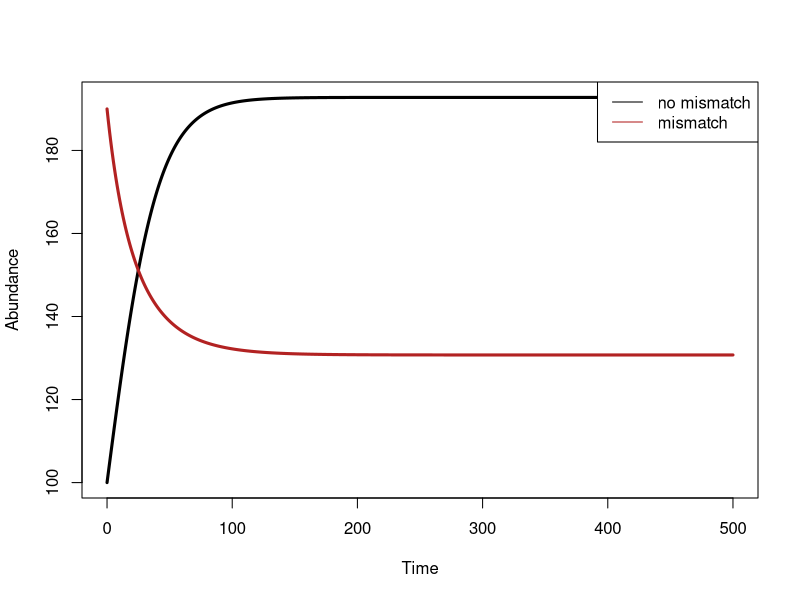
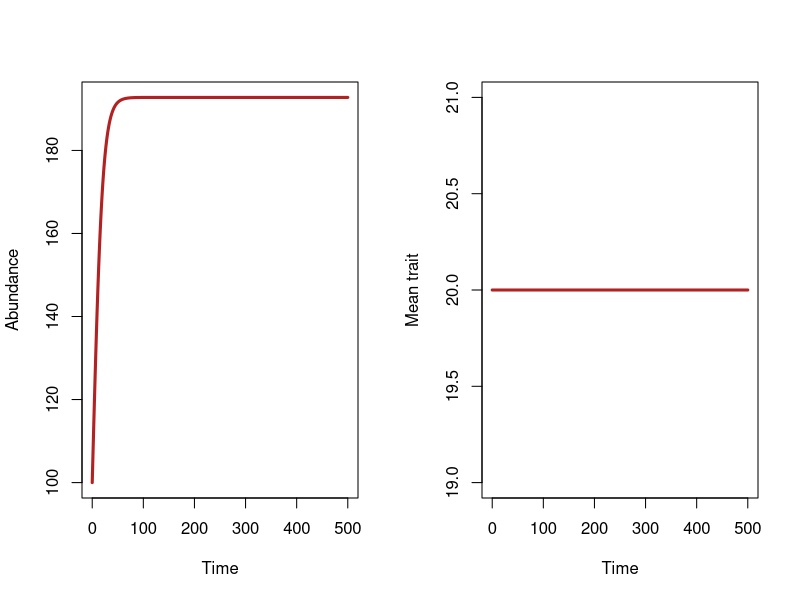
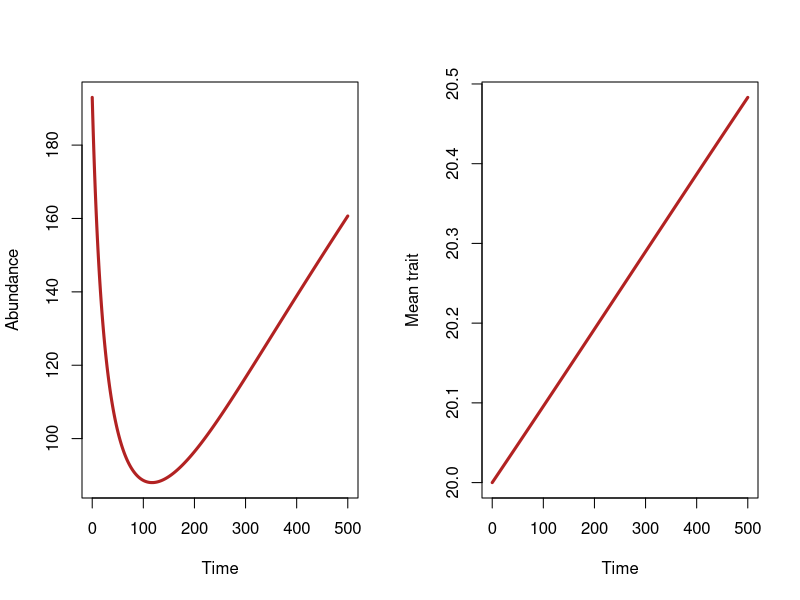
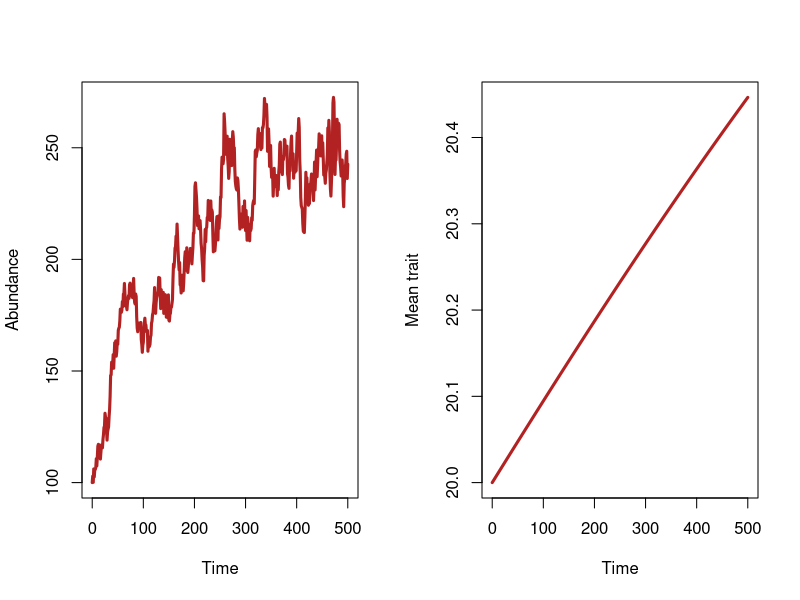
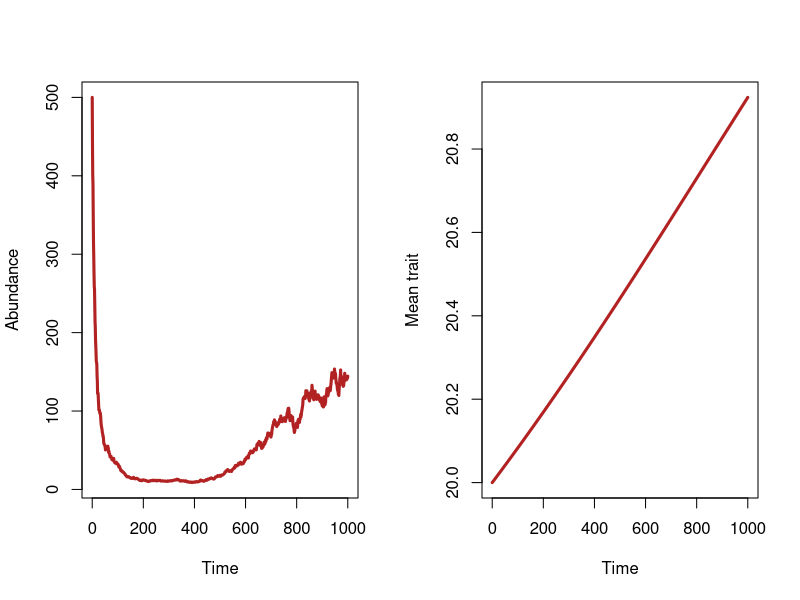
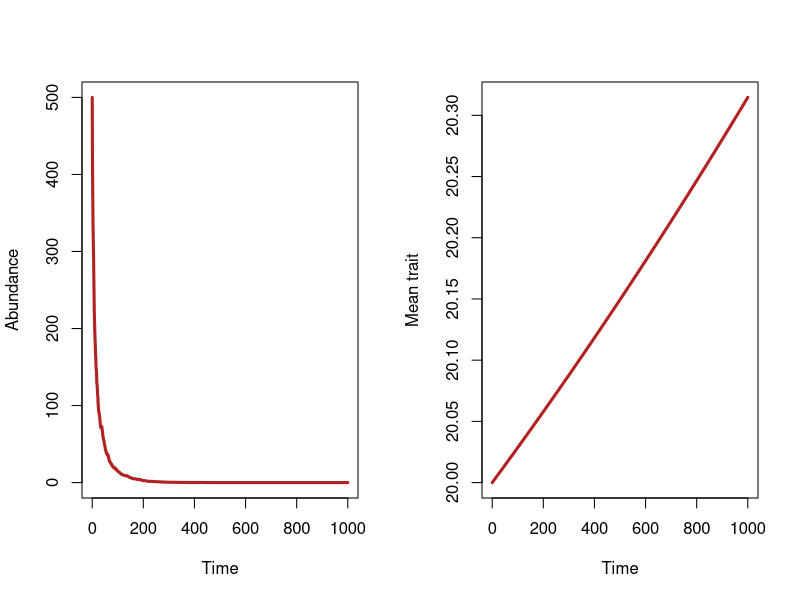

These charts were generated, in order, by the following R code:
rm(list=ls())

#R script for modelling simple eco-evolutionary dynamics of a population

#Ecological model - no evolution of the phenotype, but the phenotype of the insect impacts growth rate
# Population dynamics only
b0<-1.5
d0<-0.5
w<-2  #width of the fitness curve
T<-20 #optimum Temperature
K<-200 #carrying capacity
u<- 20 # mean average trait value (the average optimum temperature at which fitness is the highest)
s<-0.1 #genetic variance. Here we assume environmental variance to be zero.
tmax<-500 #100 time points
dt<-0.05
N<-numeric(tmax)
N[1]<-100

for(t in 1:tmax){
  b<- (b0*w/sqrt(w^2+2*s))*exp(-(u-T)^2/(2*s+w^2))  #average rate of growth
  N[t+1] <- N[t] + N[t]*(b- d0- N[t]/K)*dt #euler approximation. This is being done in a simpler way. Euler approximation
  #is not accurate and one should switch to runge-kutta 4 or solvers for better accuracy.
  
  if(N[t+1]<0){N[t+1]<-0} # making sure abundance does drop below 0
}
plot(0:tmax,N, ylab="Abundance",xlab="Time",typ='l',lwd=3)




### What happens when Temperature is now 22 C ?


#Ecological model - no evolution of the phenotype, but the phenotype of the insect impacts growth rate
# Population dynamics only
b0<-1.5
d0<-0.5
w<-2 #width of the fitness curve
T<-21 #optimum Temperature
K<-200 #carrying capacity
u<- 20 # mean average trait value (the average optimum temperature at which fitness is the highest)
s<-0.1 #genetic variance. Here we assume environmental variance to be zero.
tmax<-500 #100 time points
dt<-0.05
N<-numeric(tmax)
N[1]<-190

for(t in 1:tmax){
  b<- (b0*w/sqrt(w^2+2*s))*exp(-(u-T)^2/(2*s+w^2))
  N[t+1] <- N[t] + N[t]*(b- d0-N[t]/K)*dt #euler approximation. This is being done in a simpler way. Euler approximation
  #is not accurate and one should switch to runge-kutta 4 or solvers for better accuracy.
  if(N[t+1]<0){N[t+1]<-0}
  
}
lines(0:tmax,N, ylab="Abundance",xlab="Time",typ='l', lwd=3,col="firebrick")
legend("topright", lty=c(1,1),col=c("black","firebrick"), c("no mismatch", "mismatch"))



############# Eco-Evolutionary dynamics ##############

# Here not only the population changes over time but also the mean trait evolves in response to changes

b0<-1.5
w<-2 #width of the fitness curve
T<-20 #optimum temperature
K<-200 #carrying capacity
s<-0.1 #genetic variance. Here we assume environmental variance to be zero. So Vp=Vg
tmax<-500 #100 time points
dt<-0.1
N<-numeric(tmax)
u<-numeric(tmax)
u[1]<-20# mean average trait value (the average optimum temperature at which fitness is the highest)
N[1]<-100

for(t in 1:tmax){
  b<- (b0*w/sqrt(w^2+2*s))*exp(-(u[t]-T)^2/(2*s+w^2))  #average rate of growth #average rate of growth
  N[t+1] <- N[t] + N[t]*(b- d0-N[t]/K)*dt #euler approximation. This is being done in a simpler way. Euler approximation
  #is not accurate and one should switch to runge-kutta 4 or solvers for better accuracy.
  dbdu<- -2*w*(u[t]-T)*exp(-(u[t]- T)^2/(2*s+w^2))/(2*s+w^2)^3/2
  u[t+1]<- u[t]+ (s*dbdu)*dt   #V_g*dr/du
  
}
par(mfrow=c(1,2))
plot(0:tmax,N, ylab="Abundance",xlab="Time",typ='l', lwd=3,col="firebrick")
plot(0:tmax,u, ylab="Mean trait",xlab="Time",typ='l', lwd=3,col="firebrick", ylim = c(19,21))




### 0.5 degree mismatch
b0<-1.5
w<-2 #width of the fitness curve
T<-22 #average local Temperature
K<-500 #carrying capacity
s<-1 #genetic variance. Here we assume environmental variance to be zero.
tmax<-500 #100 time points
dt<-0.1
N<-numeric(tmax)
u<-numeric(tmax)
u[1]<-20# mean average trait value (the average optimum temperature at which fitness is the highest)
N[1]<-193

for(t in 1:tmax){
  b<- (b0*w/sqrt(w^2+2*s))*exp(-(u[t]-T)^2/(2*s+w^2))  #average rate of growth #average rate of growth
  N[t+1] <- N[t] + N[t]*(b- d0-N[t]/K)*dt #euler approximation. This is being done in a simpler way. Euler approximation
  #is not accurate and one should switch to runge-kutta 4 or solvers for better accuracy.
  dbdu<- -2*w*(u[t]-T)*exp(-(u[t]- T)^2/(2*s+w^2))/(2*s+w^2)^3/2
  u[t+1]<- u[t]+ (s*dbdu)*dt   #V_g*dr/du
  
}
par(mfrow=c(1,2))
plot(0:tmax,N, ylab="Abundance",xlab="Time",typ='l', lwd=3,col="firebrick")
plot(0:tmax,u, ylab="Mean trait",xlab="Time",typ='l', lwd=3,col="firebrick")




############ Some random stochasticity in dynamics of population ###################




### 0.5 degree mismatch
b0<-1.5
w<-2 #width of the fitness curve
T<-21.5 #average local Temperature
K<-500 #carrying capacity
s<-1 #genetic variance. Here we assume environmental variance to be zero.
tmax<-500 #100 time points
dt<-0.1
N<-numeric(tmax)
u<-numeric(tmax)
u[1]<-20# mean average trait value (the average optimum temperature at which fitness is the highest)
N[1]<-100

noise_env<-rnorm(tmax,0,0.25)
for(t in 1:tmax){
  b<- (b0*w/sqrt(w^2+2*s))*exp(-(u[t]-T)^2/(2*s+w^2))  #average rate of growth #average rate of growth
  N[t+1] <- N[t] + N[t]*(b- d0-N[t]/K)*dt + N[t]*noise_env[t]*dt#euler approximation. This is being done in a simpler way. Euler approximation
  #is not accurate and one should switch to runge-kutta 4 or solvers for better accuracy.
  dbdu<- -2*w*(u[t]-T)*exp(-(u[t]- T)^2/(2*s+w^2))/(2*s+w^2)^3/2
  u[t+1]<- u[t]+ (s*dbdu)*dt   #V_g*dr/du
  
}
par(mfrow=c(1,2))
plot(0:tmax,N, ylab="Abundance",xlab="Time",typ='l', lwd=3,col="firebrick")
plot(0:tmax,u, ylab="Mean trait",xlab="Time",typ='l', lwd=3,col="firebrick")



######################################################################### HIGH MISMATCH HIGH GENETIC VARIANCE ###########


### 2.5 degree mismatch and high genetic variance
b0<-1.5
w<-2 #width of the fitness curve
T<-22.5 #average local Temperature
K<-500 #carrying capacity
s<-1#genetic variance. Here we assume environmental variance to be zero and genetic variance to be high
tmax<-1000 #100 time points
dt<-0.1
N<-numeric(tmax)
u<-numeric(tmax)
u[1]<-20# mean average trait value (the average optimum temperature at which fitness is the highest)
N[1]<-500

noise_env<-rnorm(tmax,0,0.25)
for(t in 1:tmax){
  b<- (b0*w/sqrt(w^2+2*s))*exp(-(u[t]-T)^2/(2*s+w^2))  #average rate of growth #average rate of growth
  N[t+1] <- N[t] + N[t]*(b- d0-N[t]/K)*dt + N[t]*noise_env[t]*dt#euler approximation. This is being done in a simpler way. Euler approximation
  #is not accurate and one should switch to runge-kutta 4 or solvers for better accuracy.
  dbdu<- -2*w*(u[t]-T)*exp(-(u[t]- T)^2/(2*s+w^2))/(2*s+w^2)^3/2
  u[t+1]<- u[t]+ (s*dbdu)*dt  #V_g*dr/du
  
}
par(mfrow=c(1,2))
plot(0:tmax,N, ylab="Abundance",xlab="Time",typ='l', lwd=3,col="firebrick")
plot(0:tmax,u, ylab="Mean trait",xlab="Time",typ='l', lwd=3,col="firebrick")




######################################################################### LOW GENETIC VARIANCE HIGH MISMATCh###############


### 2.5 degree mismatch and low genetic variance
b0<-1.5
w<-2 #width of the fitness curve
T<-22.5 #average local Temperature
K<-500 #carrying capacity
s<-0.2 #low genetic variance. Here we assume environmental variance to be zero and genetic variance to be high
tmax<-1000 #100 time points
dt<-0.1
N<-numeric(tmax)
u<-numeric(tmax)
u[1]<-20# mean average trait value (the average optimum temperature at which fitness is the highest)
N[1]<-500

noise_env<-rnorm(tmax,0,0.25)
for(t in 1:tmax){
  b<- (b0*w/sqrt(w^2+2*s))*exp(-(u[t]-T)^2/(2*s+w^2))  #average rate of growth #average rate of growth
  N[t+1] <- N[t] + N[t]*(b- d0-N[t]/K)*dt + N[t]*noise_env[t]*dt#euler approximation. This is being done in a simpler way. Euler approximation
  #is not accurate and one should switch to runge-kutta 4 or solvers for better accuracy.
  dbdu<- -2*w*(u[t]-T)*exp(-(u[t]- T)^2/(2*s+w^2))/(2*s+w^2)^3/2
  u[t+1]<- u[t]+ (s*dbdu)*dt  #V_g*dr/du
  
}
par(mfrow=c(1,2))
plot(0:tmax,N, ylab="Abundance",xlab="Time",typ='l', lwd=3,col="firebrick")
plot(0:tmax,u, ylab="Mean trait",xlab="Time",typ='l', lwd=3,col="firebrick")

